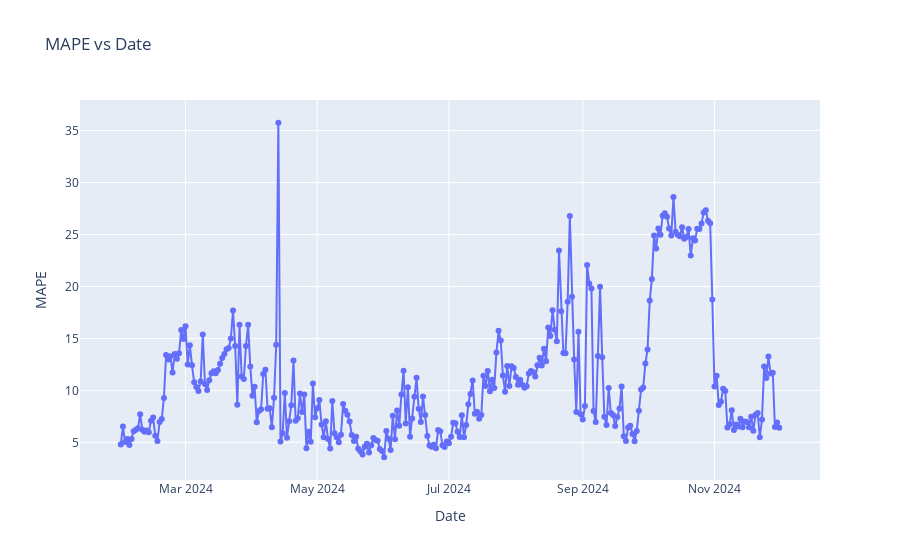

Write notebook code for a chart like this one.
### Code cell
import plotly.graph_objects as go

dates = pd.date_range(start=dates_test[0], periods=len(X_test))
mape_df = pd.DataFrame({'Date':dates,'Mape': mapes})

fig = go.Figure()
fig.add_trace(go.Line(x = mape_df['Date'],
                    y = mape_df['Mape'],
                    mode = 'lines+markers',
                    name = 'Average MAPE'))

fig.update_layout(xaxis_title = 'Date', yaxis_title = 'MAPE', title = 'MAPE vs Date')
fig.show()

### Figure 1 — Plotly figure (JSON) as saved in the notebook; plotly's stock layout.template omitted (floating-point values rounded to 4 significant figures; data arrays with more than 128 entries replaced by an {"elided": "..."} marker saying what was removed)
{"data": [{"mode": "lines+markers", "name": "Average MAPE", "type": "scatter", "x": {"elided": "306 str values"}, "y": {"elided": "306 float values"}}], "layout": {"title": {"text": "MAPE vs Date"}, "xaxis": {"title": {"text": "Date"}}, "yaxis": {"title": {"text": "MAPE"}}}}
